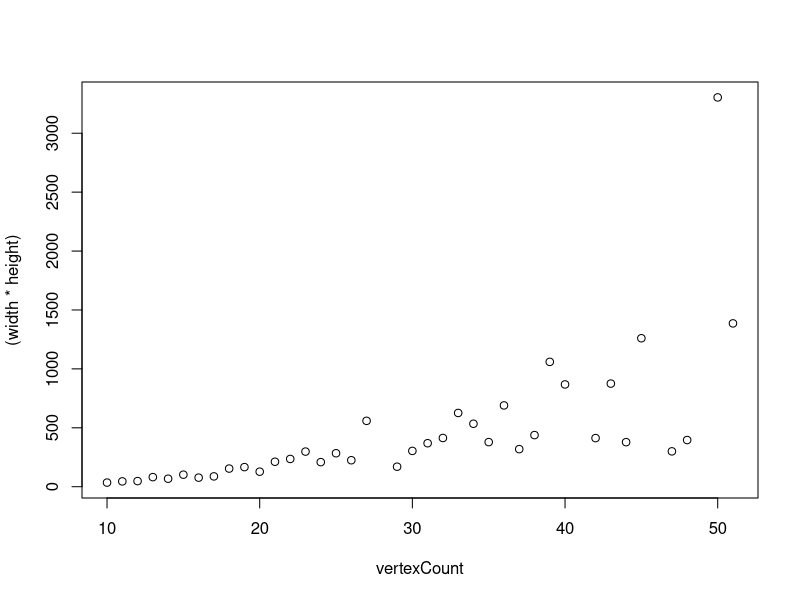

Recreate this plot in R.
data = read.table("analysis.txt", header = TRUE)

names(data)
nrow(data)
sum(data$vertexCount)
mean(data$vertexCount)
sum(data$edgeCount)
mean(data$edgeCount)

mean((data$orthogonalHeight * data$orthogonalWidth) / data$vertexCount)

mean((data$orthogonalCompressedHeight * data$orthogonalCompressedWidth) / data$vertexCount)

mean((data$smoothAllAdjHeight * data$smoothAllAdjWidth) / data$vertexCount)
sum(data$smoothAllAdjComplexity) / sum(data$edgeCount)


length(data$smoothComplexity[data$smoothComplexity >= 0])
length(data$smoothComplexity[data$smoothComplexity < 0])
length(data$smoothCheapAdjComplexity[data$smoothCheapAdjComplexity < 0])


escA <- data[data$smoothComplexity >= 0,c("smoothWidth", "smoothHeight", "smoothComplexity", "vertexCount")]
escB <- data[data$smoothComplexity < 0 & data$smoothCheapAdjComplexity >= 0,c("smoothCheapAdjWidth", "smoothCheapAdjHeight", "smoothCheapAdjComplexity", "vertexCount")]
escC <- data[data$smoothCheapAdjComplexity < 0,c("smoothAllAdjWidth", "smoothAllAdjHeight", "smoothAllAdjComplexity", "vertexCount")]
colnames(escA) <- c("width", "height", "complexity", "vertexCount")
colnames(escB) <- c("width", "height", "complexity", "vertexCount")
colnames(escC) <- c("width", "height", "complexity", "vertexCount")
bst <- rbind(escA, escB, escC)

mean((bst$width * bst$height) / bst$vertexCount)
sum(bst$complexity) / sum(data$edgeCount)


plot(aggregate((width * height) ~ vertexCount, bst, mean))
